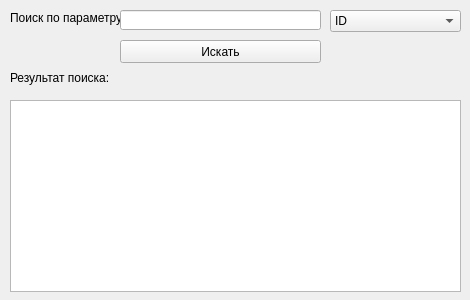
<?xml version="1.0" encoding="UTF-8"?>
<ui version="4.0">
 <class>Form</class>
 <widget class="QWidget" name="Form">
  <property name="geometry">
   <rect>
    <x>0</x>
    <y>0</y>
    <width>470</width>
    <height>300</height>
   </rect>
  </property>
  <property name="windowTitle">
   <string>Form</string>
  </property>
  <widget class="QLabel" name="searchLabel">
   <property name="geometry">
    <rect>
     <x>10</x>
     <y>10</y>
     <width>121</width>
     <height>16</height>
    </rect>
   </property>
   <property name="text">
    <string>Поиск по параметру:</string>
   </property>
  </widget>
  <widget class="QLineEdit" name="searchValue">
   <property name="geometry">
    <rect>
     <x>120</x>
     <y>10</y>
     <width>201</width>
     <height>20</height>
    </rect>
   </property>
  </widget>
  <widget class="QComboBox" name="searchParameter">
   <property name="geometry">
    <rect>
     <x>330</x>
     <y>10</y>
     <width>131</width>
     <height>22</height>
    </rect>
   </property>
   <item>
    <property name="text">
     <string>ID</string>
    </property>
   </item>
   <item>
    <property name="text">
     <string>Grade</string>
    </property>
   </item>
   <item>
    <property name="text">
     <string>DegreeOfRoasting</string>
    </property>
   </item>
   <item>
    <property name="text">
     <string>IsGrinded</string>
    </property>
   </item>
   <item>
    <property name="text">
     <string>Price</string>
    </property>
   </item>
   <item>
    <property name="text">
     <string>PackageVolume</string>
    </property>
   </item>
  </widget>
  <widget class="QLabel" name="resultLabel">
   <property name="geometry">
    <rect>
     <x>10</x>
     <y>70</y>
     <width>111</width>
     <height>16</height>
    </rect>
   </property>
   <property name="text">
    <string>Результат поиска:</string>
   </property>
  </widget>
  <widget class="QTextBrowser" name="resultText">
   <property name="geometry">
    <rect>
     <x>10</x>
     <y>100</y>
     <width>451</width>
     <height>192</height>
    </rect>
   </property>
  </widget>
  <widget class="QPushButton" name="searchTrigger">
   <property name="geometry">
    <rect>
     <x>120</x>
     <y>40</y>
     <width>201</width>
     <height>23</height>
    </rect>
   </property>
   <property name="text">
    <string>Искать</string>
   </property>
  </widget>
 </widget>
 <resources/>
 <connections/>
</ui>
